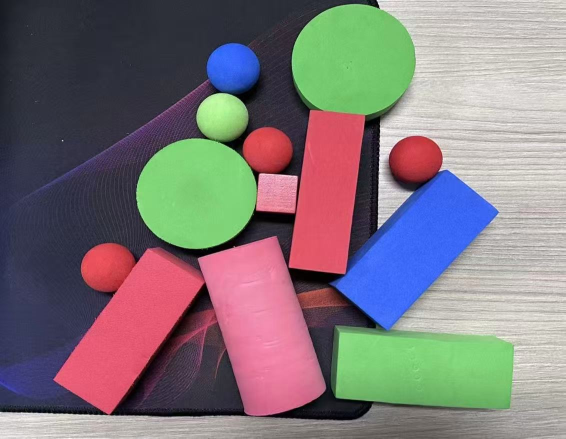
#> input picture 1.jpg, 1131 x 877 px (shown at 1/2 size)
$ python main.py
#> lines starting #> are read from the running program, lines starting #| are printed output that depends on the picture; after the words box and inside, x2 and y2 are one past the last pixel; in counts of white or black regions, pixels touching at a corner belong together
import os
# 强制屏蔽终端底层的 OpenCV 和 Qt 警告信息
os.environ["QT_LOGGING_RULES"] = "*=false"
os.environ["OPENCV_LOG_LEVEL"] = "FATAL"

import cv2
import numpy as np
import math

class SmartVisionAnalyzer:
    def __init__(self, image_path):
        self.image_path = image_path
        self.img = None
        self.hsv_img = None
        self.edges = None
        self.processed_img = None

        # [已改进] 根据终端调参截图，更新为更精准、更具鲁棒性的 HSV 阈值
        self.color_ranges = {
            # 红色包含 0-10 和 150-180 两个跨越带，放宽 S 下限以兼容粉红色圆柱
            'Red': [([0, 70, 70], [10, 255, 255]), ([150, 70, 70], [180, 255, 255])],
            # 绿色覆盖截图中的 H:48-58 区域
            'Green': [([35, 80, 80], [80, 255, 255])],
            # 蓝色覆盖截图中的 H:112-113 区域
            'Blue': [([100, 120, 80], [130, 255, 255])]
        }

        self.draw_colors = {
            'Red': (0, 0, 255),
            'Green': (0, 255, 0),
            'Blue': (255, 0, 0)
        }

    def load_image(self):
        self.img = cv2.imread(self.image_path)
#> self.img is the input picture: shape (877, 1131, 3); mean B, G, R 121.9, 118.5, 127.3
        if self.img is None:
            print(f"❌ 错误: 无法读取图像 {self.image_path}，请检查路径。")
            return False

        h, w = self.img.shape[:2]
#> h = 877; w = 1131
        max_dim = 1000
        if max(h, w) > max_dim:
            scale = max_dim / max(h, w)
#> scale = 0.884
            self.img = cv2.resize(self.img, (int(w * scale), int(h * scale)))
#> self.img: shape (775, 1000, 3)

        self.hsv_img = cv2.cvtColor(self.img, cv2.COLOR_BGR2HSV)
#> self.hsv_img: shape (775, 1000, 3); mean H, S, V 94, 83, 154.2
        self.hsv_img = cv2.GaussianBlur(self.hsv_img, (3, 3), 0)
#> self.hsv_img: shape (775, 1000, 3); mean H, S, V 94.1, 83.1, 154.2

        # [已改进] 使用双边滤波替代高斯模糊，更好地保留物理边缘的同时平滑内部纹理
        gray = cv2.cvtColor(self.img, cv2.COLOR_BGR2GRAY)
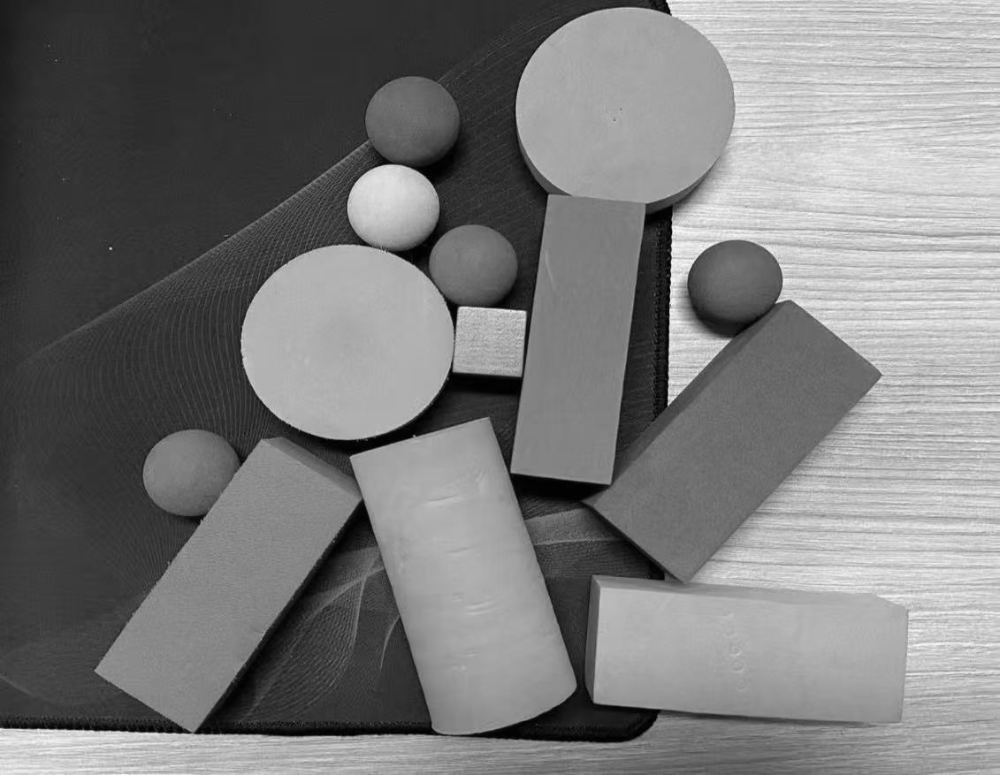
#> gray: shape (775, 1000); min 0, max 253, mean 121.4
        blurred_gray = cv2.bilateralFilter(gray, 9, 75, 75)
        edges = cv2.Canny(blurred_gray, 30, 100)
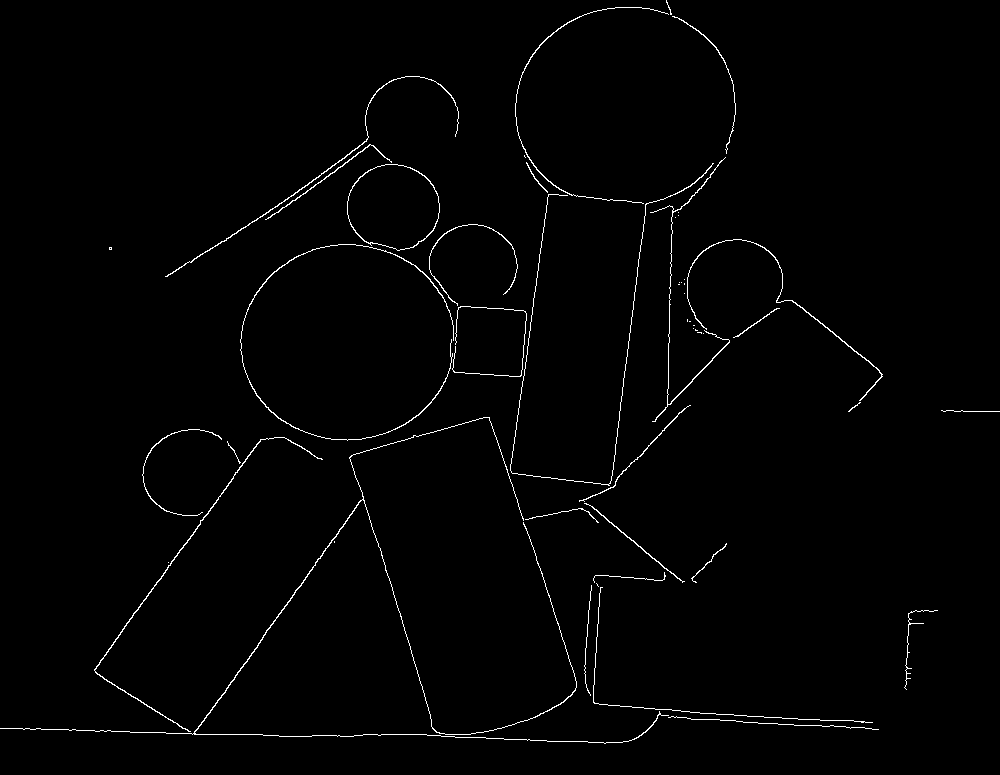
#> edges: shape (775, 1000); 1.2% white in thin lines or dots

        # 稍微膨胀边缘线，使其像刀刃一样宽
        self.edges = cv2.dilate(edges, np.ones((3, 3), np.uint8))
#> self.edges: shape (775, 1000); 3.9% white; 7 white regions, largest, box (x1, y1, x2, y2) and area: (0, 0, 884, 745) 28722, (903, 609, 939, 691) 471, (690, 542, 728, 584) 236
        return True

    def get_color_mask(self, color_name):
        mask = np.zeros(self.img.shape[:2], dtype=np.uint8)
        ranges = self.color_ranges[color_name]

        for lower, upper in ranges:
            lower_np = np.array(lower, dtype=np.uint8)
            upper_np = np.array(upper, dtype=np.uint8)
            current_mask = cv2.inRange(self.hsv_img, lower_np, upper_np)
            mask = cv2.bitwise_or(mask, current_mask)

        # [已改进] 核心优化 1：先闭运算填补高光阴影造成的内部“破洞”
        mask = cv2.morphologyEx(mask, cv2.MORPH_CLOSE, np.ones((7, 7), np.uint8))

        # 物理切割：从颜色掩膜中直接抠去物理边缘线，从根源切断粘连
        mask = cv2.bitwise_and(mask, cv2.bitwise_not(self.edges))

        # [已改进] 核心优化 2：开运算清理边缘切割留下的毛刺，断开细微粘连
        mask = cv2.morphologyEx(mask, cv2.MORPH_OPEN, np.ones((5, 5), np.uint8))
        return mask

    def create_ideal_circle(self, center, radius):
        """生成一个完美的正圆轮廓数组"""
        pts = []
        for i in range(0, 360, 5):
            x = center[0] + radius * math.cos(math.radians(i))
            y = center[1] + radius * math.sin(math.radians(i))
            pts.append([int(x), int(y)])
        return np.array(pts).reshape((-1, 1, 2))

    def fit_ideal_geometry(self, contour):
        """
        [已改进] 全新高级特征分类器：综合分析圆度、矩形度、凸实度和多边形逼近
        """
        hull = cv2.convexHull(contour)
        hull_area = cv2.contourArea(hull)
        area = cv2.contourArea(contour)

        # 忽略太小的噪点或无法计算的区域
        if hull_area == 0 or area < 200:
            return "Unknown", contour, 0

        peri = cv2.arcLength(contour, True)
        rect = cv2.minAreaRect(contour)
        (cx, cy), (w, h), angle = rect

        if w == 0 or h == 0 or peri == 0:
            return "Unknown", contour, 0

        # 核心几何特征计算
        rect_area = w * h
        extent = area / rect_area                        # 矩形度：占比越接近1越像矩形
        solidity = area / hull_area                      # 凸实度：越接近1代表形状越完整、无凹陷
        circularity = 4 * math.pi * area / (peri * peri) # 圆度：越接近1越像圆
        aspect_ratio = max(w, h) / min(w, h)             # 长宽比

        # 多边形逼近特征
        approx = cv2.approxPolyDP(contour, 0.03 * peri, True)
        vertices = len(approx)
        is_large = area > 5000

        # 1. 识别圆盘和小球 (高圆度 或 高凸实度且多边形边缘多)
        if circularity > 0.78 or (solidity > 0.92 and vertices >= 6 and extent > 0.7):
            shape_name = "Disk" if is_large else "Ball"
            (ccx, ccy), radius = cv2.minEnclosingCircle(contour)
            ideal_contour = self.create_ideal_circle((int(ccx), int(ccy)), int(radius))

            # 使用完美圆面积作为拟合度
            circle_area = math.pi * radius * radius
            fit_score = area / circle_area if circle_area > 0 else 0

            if fit_score > 0.7:
                return shape_name, ideal_contour, fit_score

        # 2. 识别方块和圆柱 (高凸实度且矩形占比高)
        if solidity > 0.85 and extent > 0.65:
            box = cv2.boxPoints(rect)
            ideal_contour = np.int32(box).reshape((-1, 1, 2))

            if aspect_ratio < 1.3:
                shape_name = "Cube"  # 长宽比例接近1，判定为正方体
            else:
                # 区分圆柱和长方体：圆柱侧放时两端是圆角，导致多边形拟合的顶点较多(>=5)且长宽比大
                if vertices >= 5 and aspect_ratio > 1.5 and extent < 0.95:
                    shape_name = "Cylinder"
                else:
                    shape_name = "Cuboid"

            fit_score = extent
            return shape_name, ideal_contour, fit_score

        # 3. 如果以上都不符合，大概率是被粘连的抽象轮廓
        return "Abstract", hull, max(circularity, extent)

    def split_abstract_contour(self, mask_shape, contour):
        """
        [已改进] 处理粘连轮廓：加强凹陷点识别深度，加粗切断线以彻底分离积木
        """
        local_mask = np.zeros(mask_shape, dtype=np.uint8)
        cv2.drawContours(local_mask, [contour], -1, 255, -1)

        hull_indices = cv2.convexHull(contour, returnPoints=False)
        try:
            defects = cv2.convexityDefects(contour, hull_indices)
        except:
            defects = None

        if defects is not None:
            deep_defects = []
            for i in range(defects.shape[0]):
                s, e, f, d = defects[i, 0]
                depth = d / 256.0
                if depth > 8:  # 稍微降低阈值，捕捉更敏感的积木交界凹陷
                    deep_defects.append(tuple(contour[f][0]))

            if len(deep_defects) >= 2:
                # 在相近的深坑凹点之间连线，强制切开掩膜
                for i in range(len(deep_defects)):
                    for j in range(i+1, len(deep_defects)):
                        p1 = deep_defects[i]
                        p2 = deep_defects[j]
                        dist = math.hypot(p1[0]-p2[0], p1[1]-p2[1])
                        if dist < 250:
                            cv2.line(local_mask, p1, p2, 0, thickness=8) # 加粗断痕

        # 腐蚀确保彻底物理断开
        local_mask = cv2.erode(local_mask, np.ones((5, 5), np.uint8))
        sub_cnts, _ = cv2.findContours(local_mask, cv2.RETR_EXTERNAL, cv2.CHAIN_APPROX_SIMPLE)
        return [c for c in sub_cnts if cv2.contourArea(c) > 300]

    def process_contours(self, raw_mask):
        final_shapes_info = []
        cnts, _ = cv2.findContours(raw_mask, cv2.RETR_EXTERNAL, cv2.CHAIN_APPROX_SIMPLE)

        for cnt in cnts:
            if cv2.contourArea(cnt) < 300: continue

            # 第一轮识别
            shape_name, ideal_contour, fit_score = self.fit_ideal_geometry(cnt)

            if fit_score < 0.75 or shape_name == "Abstract":
                # 触发深度粘连切割劈开
                sub_cnts = self.split_abstract_contour(raw_mask.shape, cnt)

                for sub_c in sub_cnts:
                    # 第二轮识别（对切割后的碎片）
                    sub_shape, sub_ideal, sub_fit = self.fit_ideal_geometry(sub_c)

                    if sub_shape == "Abstract":
                        # 如果极端情况下仍抽象，根据外接矩形强分
                        rect = cv2.minAreaRect(sub_c)
                        box = cv2.boxPoints(rect)
                        sub_ideal = np.int32(box).reshape((-1, 1, 2))
                        aspect = max(rect[1]) / (min(rect[1]) + 1e-5)
                        sub_shape = "Cuboid" if aspect > 1.3 else "Cube"

                    final_shapes_info.append((sub_shape, sub_ideal))
            else:
                final_shapes_info.append((shape_name, ideal_contour))

        return final_shapes_info

    def analyze(self):
        if not self.load_image(): return

        self.processed_img = self.img.copy()

        color_counts = {'Red': 0, 'Green': 0, 'Blue': 0}
        shape_counts = {'Cuboid': 0, 'Disk': 0, 'Ball': 0, 'Cube': 0, 'Cylinder': 0}

        for color_name in self.color_ranges.keys():
            raw_mask = self.get_color_mask(color_name)
            shapes_info = self.process_contours(raw_mask)

            for shape_name, ideal_contour in shapes_info:
                color_counts[color_name] += 1
                if shape_name in shape_counts:
                    shape_counts[shape_name] += 1

                # 绘制完美拟合的图形边框
                cv2.drawContours(self.processed_img, [ideal_contour], -1, self.draw_colors[color_name], 3)

                M = cv2.moments(ideal_contour)
                if M["m00"] != 0:
                    cx = int(M["m10"] / M["m00"])
                    cy = int(M["m01"] / M["m00"])

                    text = f"{color_name}-{shape_name}"
                    cv2.putText(self.processed_img, text, (cx - 50, cy), cv2.FONT_HERSHEY_SIMPLEX, 0.7, (0, 0, 0), 4)
                    cv2.putText(self.processed_img, text, (cx - 50, cy), cv2.FONT_HERSHEY_SIMPLEX, 0.7, (255, 255, 255), 2)
#> this loop made 3 passes
#> pass 1, in get_color_mask, `mask = cv2.morphologyEx(mask, cv2.MORPH_OPEN, np.ones((5, 5), np.uint8))`:
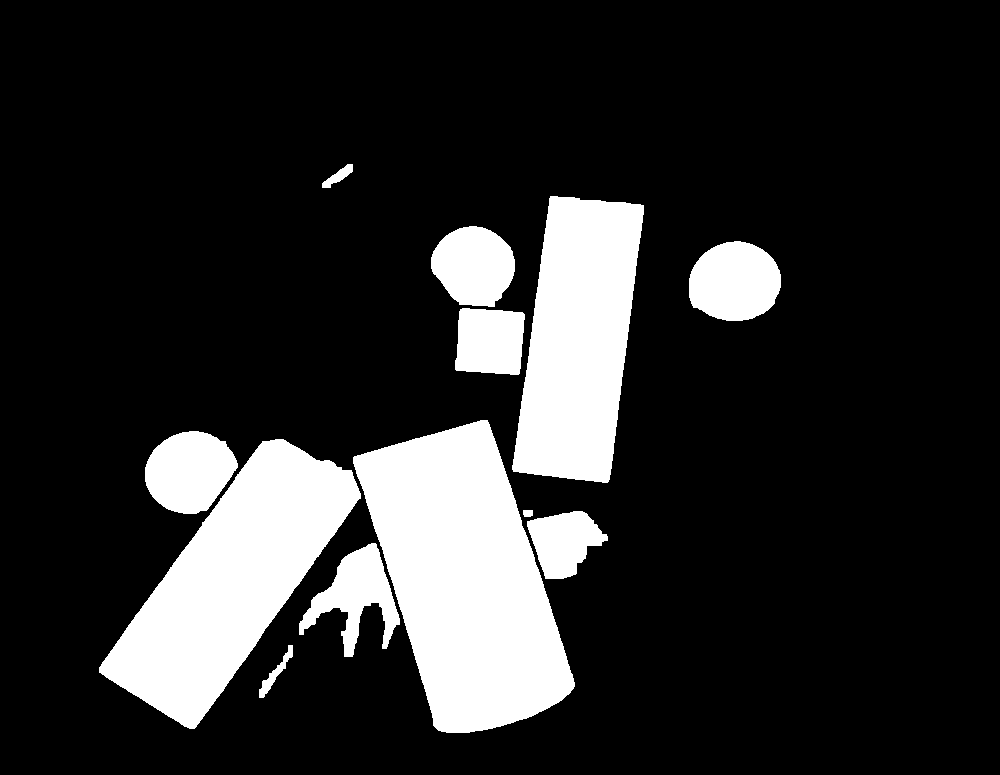
#> mask: shape (775, 1000); 17.2% white; 12 white regions, largest, box (x1, y1, x2, y2) and area: (353, 420, 575, 733) 42455, (99, 439, 361, 729) 33814, (512, 196, 644, 483) 26996
#> after the loop:
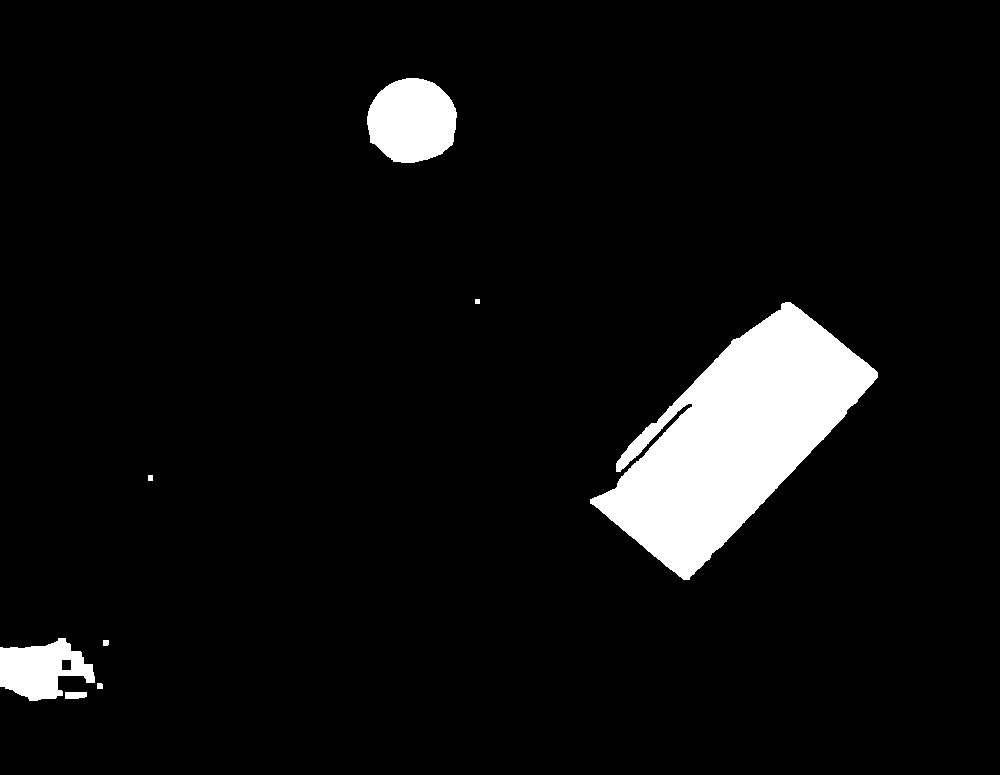
#> raw_mask: shape (775, 1000); 6% white; 8 white regions, largest, box (x1, y1, x2, y2) and area: (590, 302, 878, 580) 36452, (367, 78, 457, 163) 6014, (0, 638, 95, 701) 3782
#> after the loop:
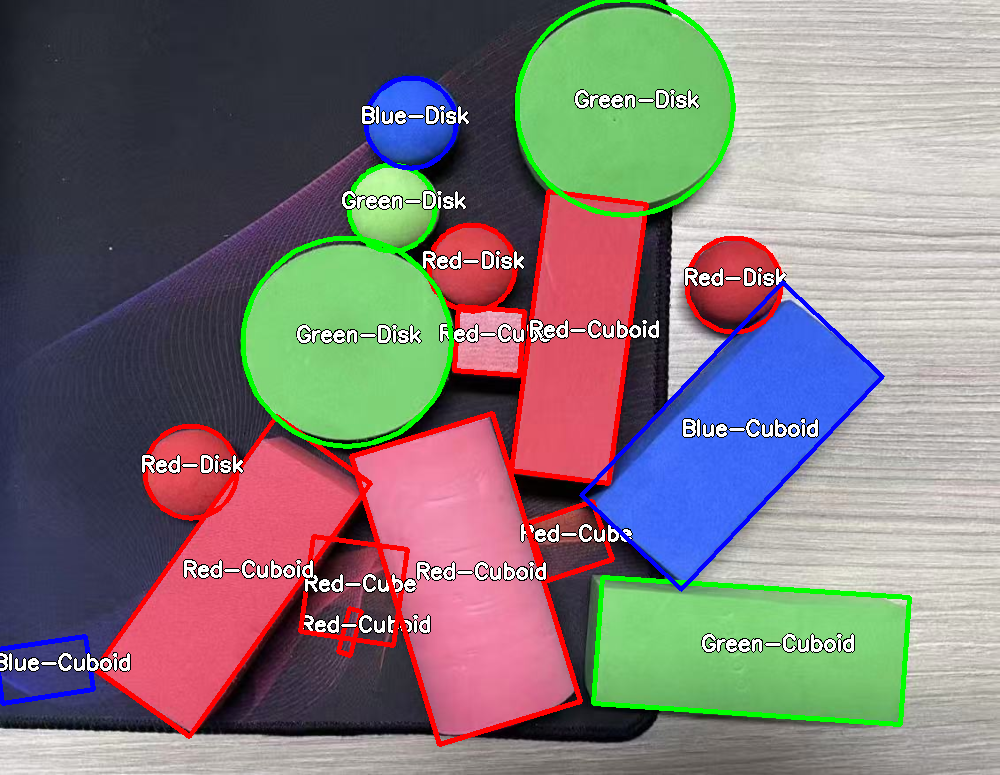
#> self.processed_img: shape (775, 1000, 3); mean B, G, R 120.2, 119.1, 128.3
#> after the loop, color_counts = {'Red': 10, 'Green': 4, 'Blue': 3}; shape_counts = {'Cuboid': 7, 'Disk': 7, 'Ball': 0, 'Cube': 3, 'Cylinder': 0}

        print(f"\n✅ 识别完成！")
        print(f"图片中，红色有{color_counts['Red']}个，蓝色有{color_counts['Blue']}个，绿色有{color_counts['Green']}个；")
#| 图片中，红色有10个，蓝色有3个，绿色有4个；
        print(f"长方体有{shape_counts['Cuboid']}个，圆盘有{shape_counts['Disk']}个，小球有{shape_counts['Ball']}个，"
              f"正方体有{shape_counts['Cube']}个，圆柱有{shape_counts['Cylinder']}个\n")
#| 长方体有7个，圆盘有7个，小球有0个，正方体有3个，圆柱有0个

        self.show_interactive_result()

    def show_interactive_result(self):
        cv2.namedWindow('Vision Result', cv2.WINDOW_NORMAL)
        cv2.resizeWindow('Vision Result', 1000, 800)

        ui_img = self.processed_img.copy()
        cv2.putText(ui_img, "Press [T] to Tune Colors, [ESC] to Exit", (10, 30),
                    cv2.FONT_HERSHEY_SIMPLEX, 0.8, (0, 0, 255), 2)
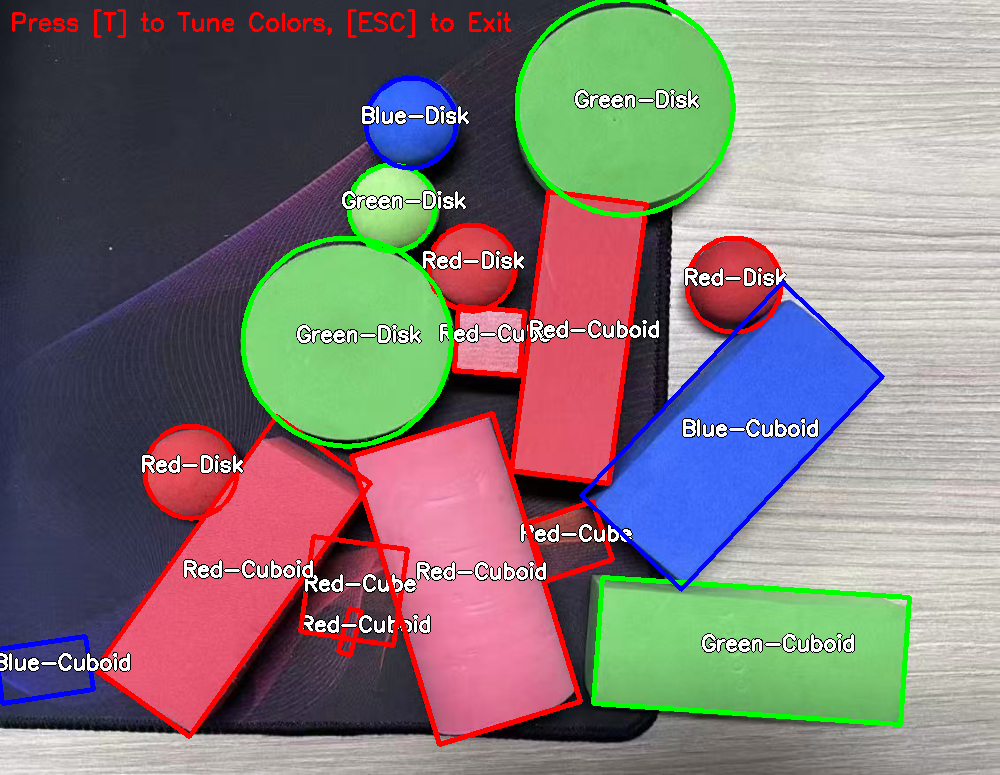
#> ui_img: shape (775, 1000, 3); 0.4% of pixels changed, all inside (x1, y1, x2, y2) = (12, 9, 512, 38)

        cv2.imshow('Vision Result', ui_img)

        while True:
            key = cv2.waitKey(0) & 0xFF
#> (key Esc is pressed here)
            if key == 27:
                cv2.destroyAllWindows()
                break
            elif key == ord('t') or key == ord('T'):
                cv2.destroyAllWindows()
                self.interactive_tuner()
                self.analyze()
                break

    # [45 lines left out: function interactive_tuner, not called in this run]

if __name__ == "__main__":
    analyzer = SmartVisionAnalyzer("1.jpg")
    analyzer.analyze()
